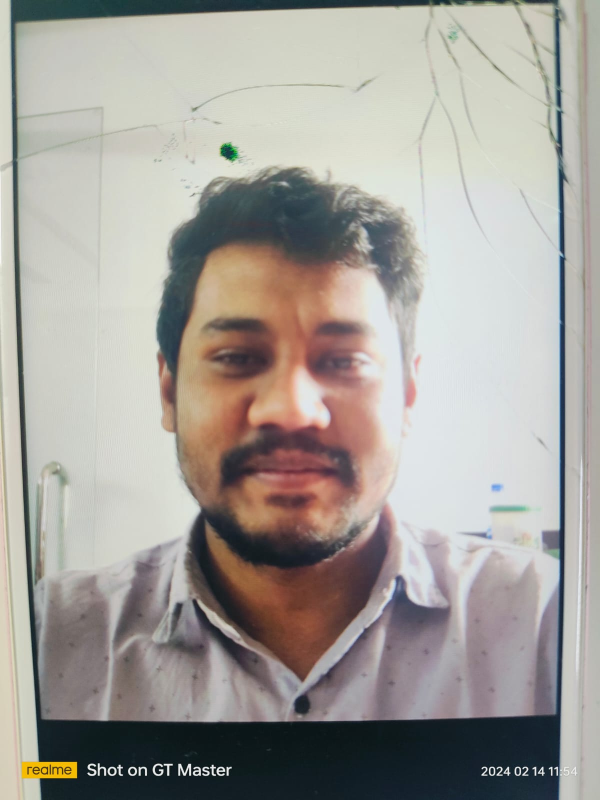
#> input picture extra/datasets/046554af-3fc9-447c-9f73-0d24185a3442.jpg, 1200 x 1600 px, given in place of the camera (shown at 1/2 size)
$ python bright.py
#> lines starting #> are read from the running program, lines starting #| are printed output that depends on the picture
import cv2
import numpy as np

# Open webcam
cap = cv2.VideoCapture(1)  # For Webcam

# Set desired resolution
cap.set(3, 640)
cap.set(4, 480)

# Brightness adjustment factor (increase to brighten the image)
brightness_factor = 1.2

while True:
    # Read frame from the webcam
    ret, frame = cap.read()
#> frame is the input picture: shape (1600, 1200, 3); mean B, G, R 153.2, 158.6, 162.7

    if ret:
        # Convert the frame to the HSV color space
        hsv = cv2.cvtColor(frame, cv2.COLOR_BGR2HSV)
#> hsv: shape (1600, 1200, 3); mean H, S, V 61.5, 40, 167.4

        # Split the HSV image into its components
        h, s, v = cv2.split(hsv)
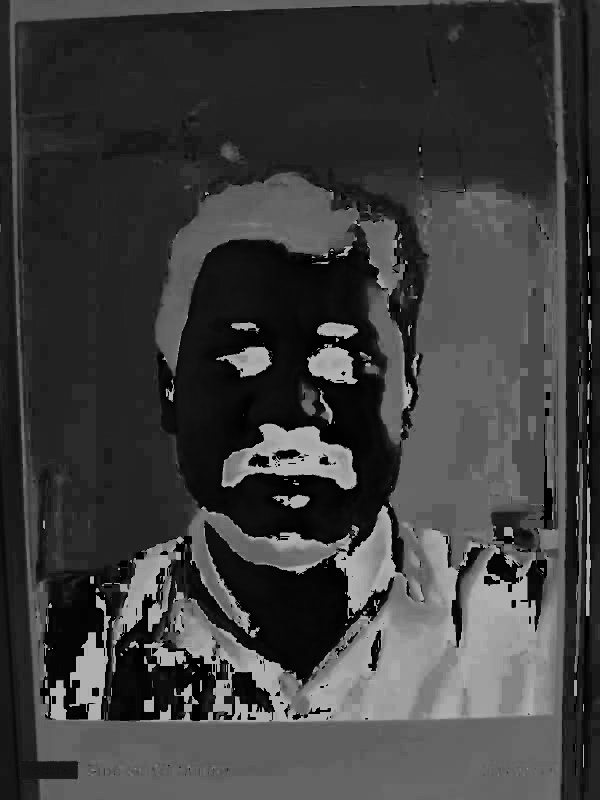
#> h: shape (1600, 1200) (shown at 1/2 size); min 0, max 179, mean 61.5
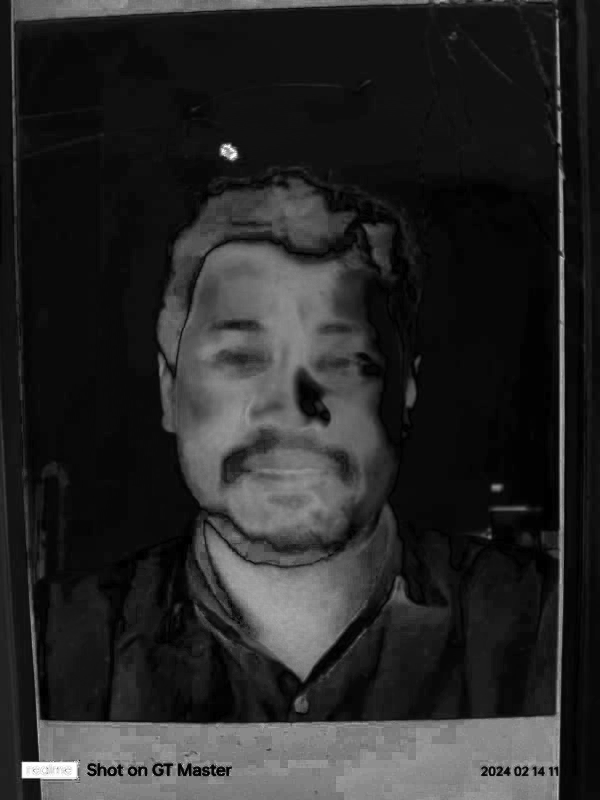
#> s: shape (1600, 1200) (shown at 1/2 size); min 0, max 255, mean 40
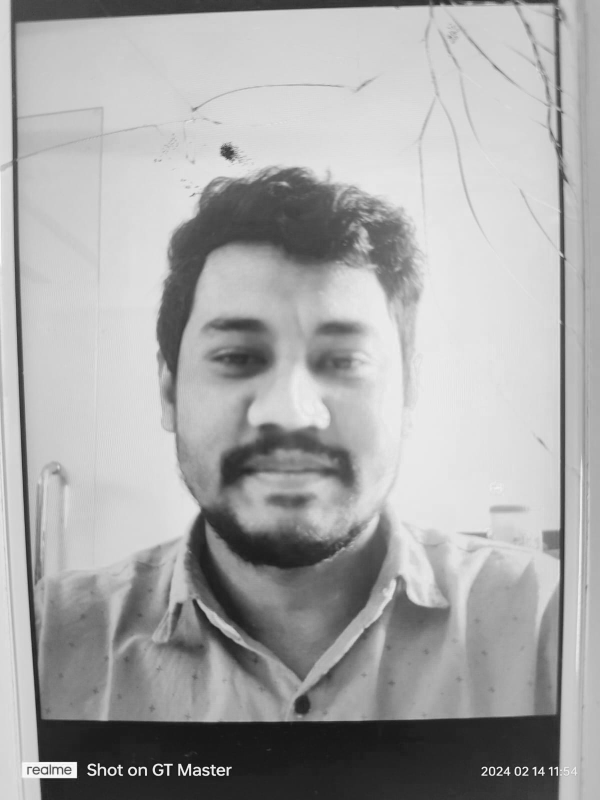
#> v: shape (1600, 1200) (shown at 1/2 size); min 2, max 255, mean 167.4

        # Adjust the value (brightness) channel
        v = cv2.multiply(v, brightness_factor)
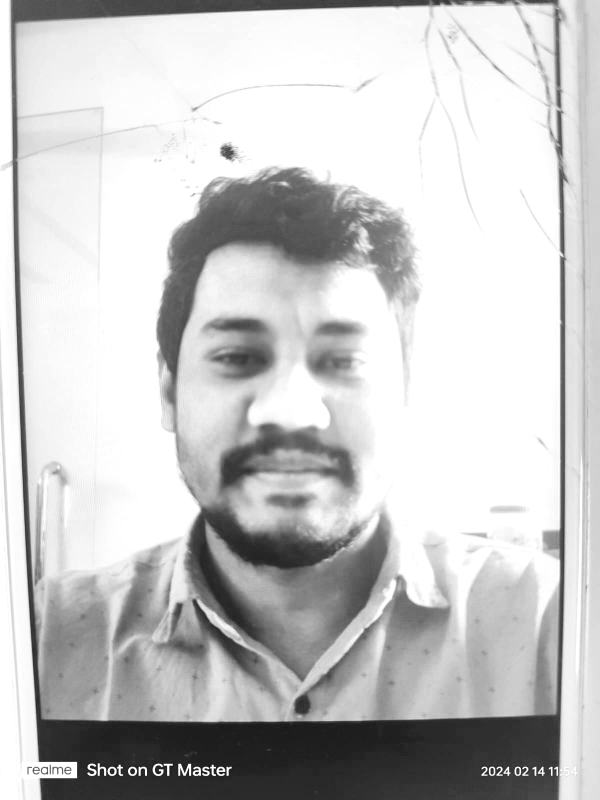
#> v: shape (1600, 1200) (shown at 1/2 size); min 2, max 255, mean 197.9

        # Clip the values to the range [0, 255]
        v = np.clip(v, 0, 255)

        # Merge the HSV components back together
        hsv = cv2.merge([h, s, v])
#> hsv: shape (1600, 1200, 3); mean H, S, V 61.5, 40, 197.9

        # Convert the HSV image back to the BGR color space
        brightened_frame = cv2.cvtColor(hsv, cv2.COLOR_HSV2BGR)
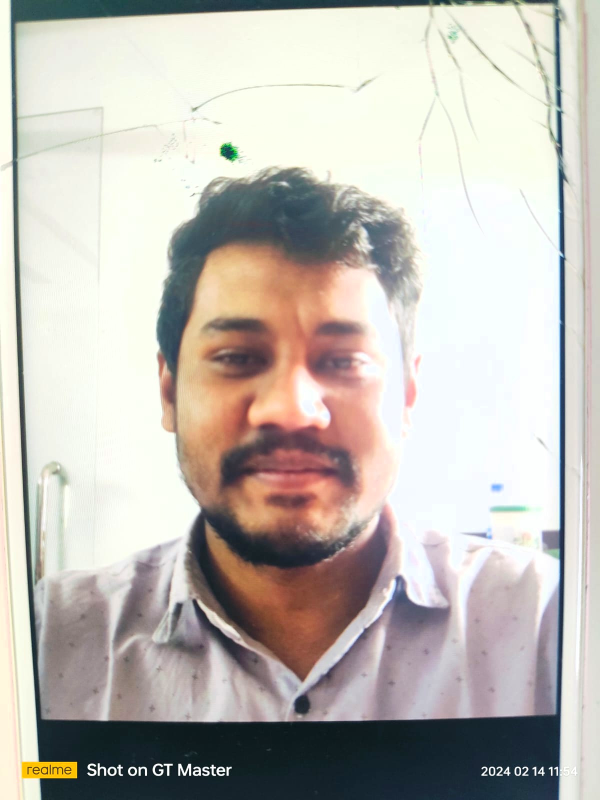
#> brightened_frame: shape (1600, 1200, 3) (shown at 1/2 size); mean B, G, R 180.7, 187.1, 192

        # Display the brightened frame
        cv2.imshow("Brightened Image", brightened_frame)

    # Break the loop if 'q' is pressed
    if cv2.waitKey(1) & 0xFF == ord('q'):
#> (key q is pressed here)
        break

# Release the webcam and close all OpenCV windows
cap.release()
cv2.destroyAllWindows()

$ run again, on extra/datasets/1871e7cd-927e-4a36-beaa-fb8686de6765.jpg
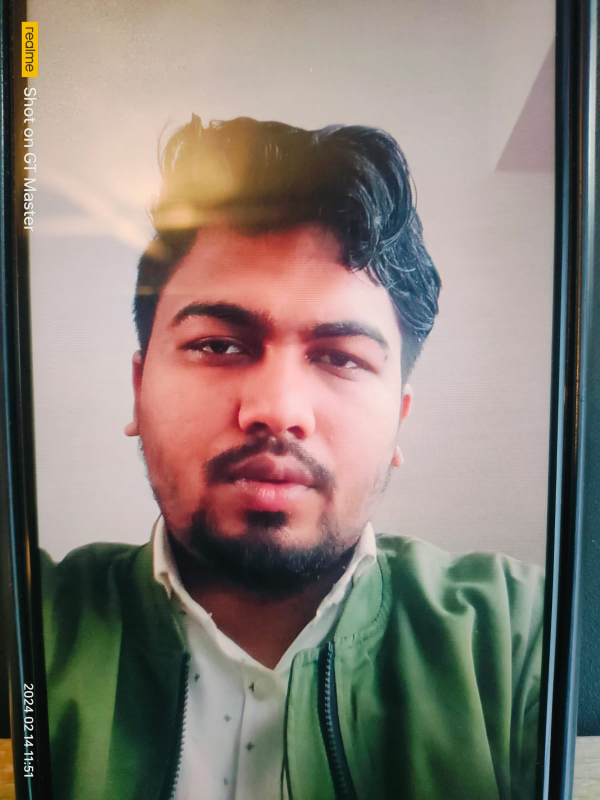
#> input picture extra/datasets/1871e7cd-927e-4a36-beaa-fb8686de6765.jpg, 1200 x 1600 px, given in place of the camera (shown at 1/2 size)
#> frame is the input picture: shape (1600, 1200, 3); mean B, G, R 117.5, 125.5, 134.7
#> `v = cv2.multiply(v, brightness_factor)`:
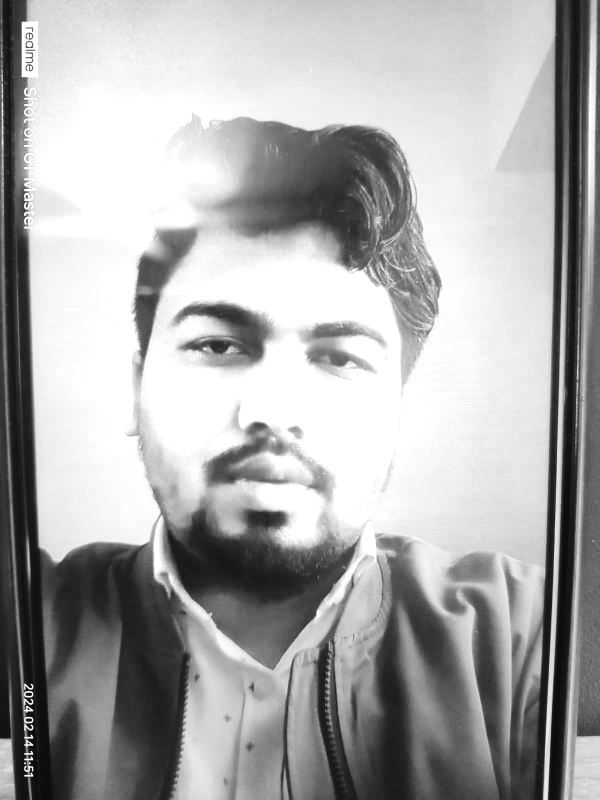
#> v: shape (1600, 1200) (shown at 1/2 size); min 0, max 255, mean 170.7
#> `brightened_frame = cv2.cvtColor(hsv, cv2.COLOR_HSV2BGR)`:
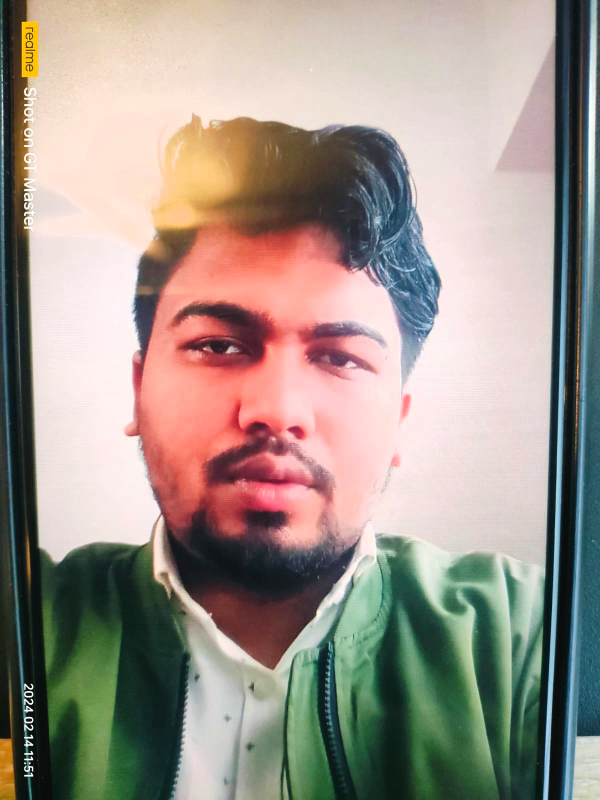
#> brightened_frame: shape (1600, 1200, 3) (shown at 1/2 size); mean B, G, R 138.7, 148.2, 158.8

$ run again, on extra/datasets/1a825594-1073-47ea-b5c0-c3d5b00266fa.jpg
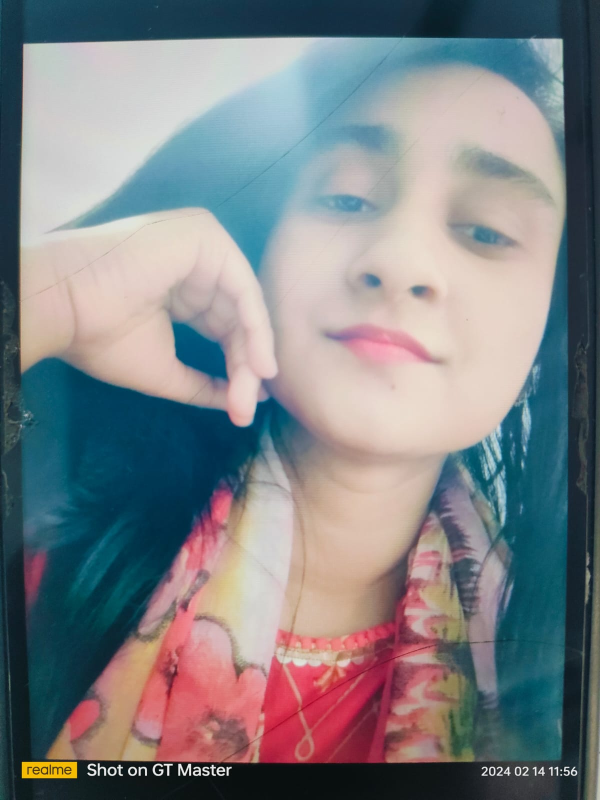
#> input picture extra/datasets/1a825594-1073-47ea-b5c0-c3d5b00266fa.jpg, 1200 x 1600 px, given in place of the camera (shown at 1/2 size)
#> frame is the input picture: shape (1600, 1200, 3); mean B, G, R 133.6, 129.9, 126.9
#> `v = cv2.multiply(v, brightness_factor)`:
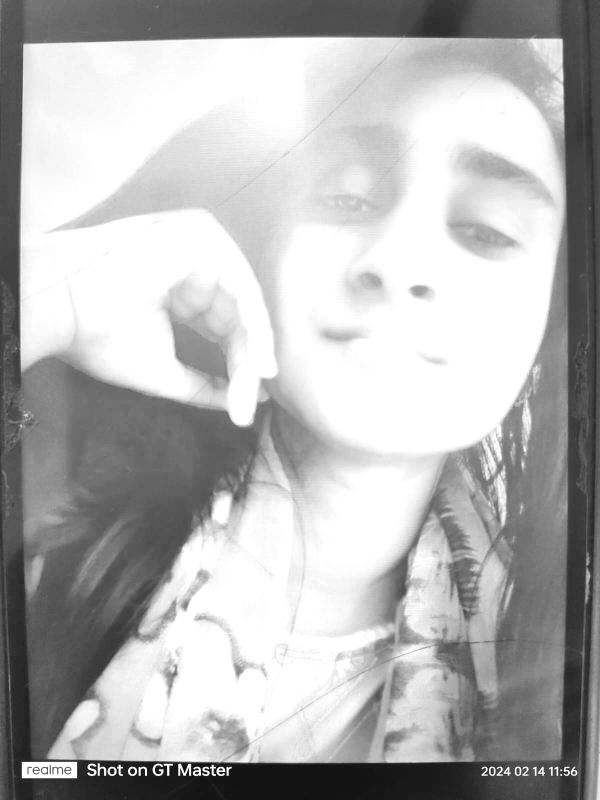
#> v: shape (1600, 1200) (shown at 1/2 size); min 1, max 255, mean 180.6
#> `brightened_frame = cv2.cvtColor(hsv, cv2.COLOR_HSV2BGR)`:
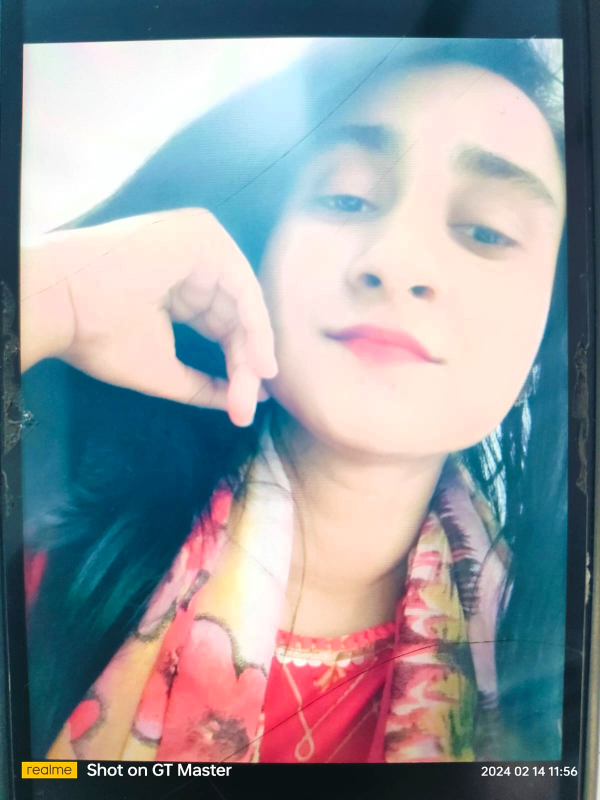
#> brightened_frame: shape (1600, 1200, 3) (shown at 1/2 size); mean B, G, R 157.9, 152.9, 149.3
